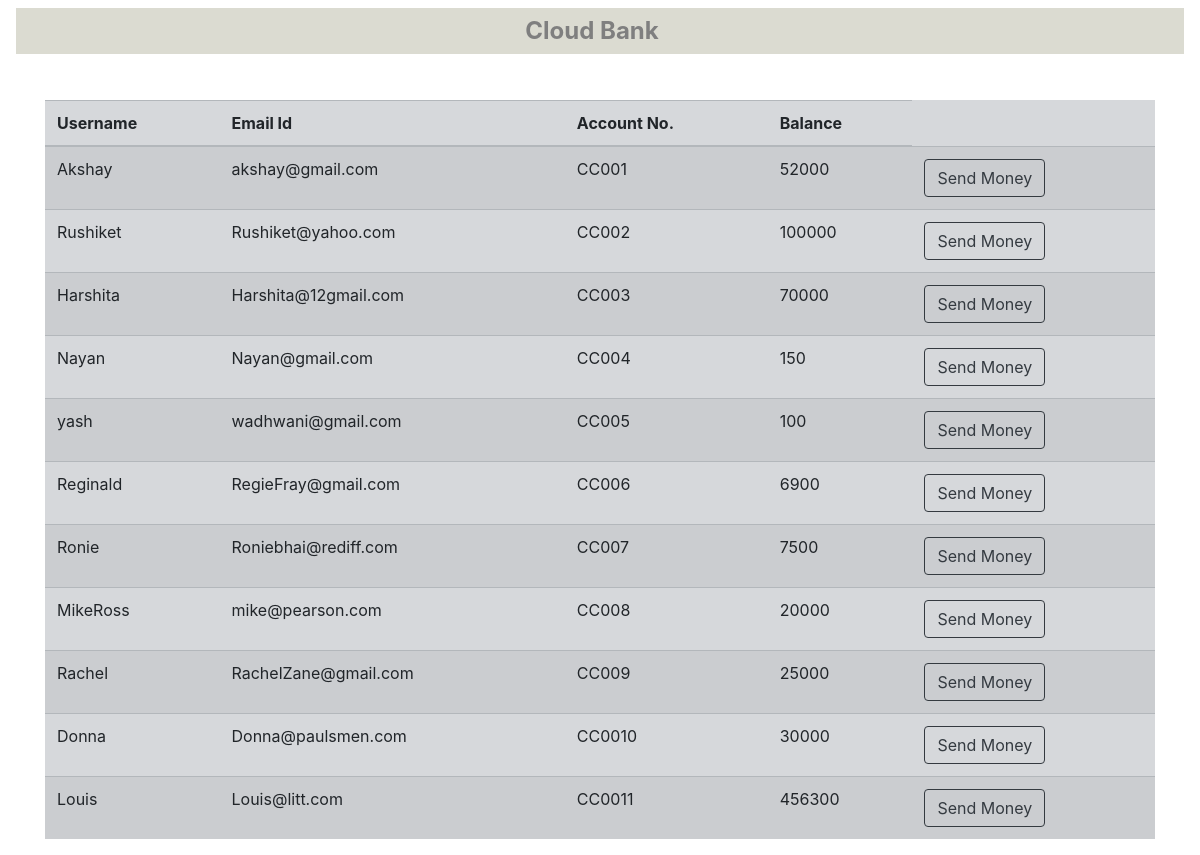
The page /users.php on the database its author committed.
### tables this page shows
CREATE TABLE `customers` (
  `Sno` int(3) NOT NULL,
  `Name` varchar(30) NOT NULL,
  `Email` varchar(30) NOT NULL,
  `Account No.` varchar(8) NOT NULL,
  `Balance` int(5) NOT NULL,
  `Date joined` datetime NOT NULL DEFAULT current_timestamp()
);

### users.php (the view, shortened to what this page needs)
<!doctype html>
<html lang="en">
  <head>
    <link rel="stylesheet" href="https://cdn.jsdelivr.net/npm/bootstrap@4.5.3/dist/css/bootstrap.min.css">
  </head>
  <body>
    <?php require 'common_files/navbarcommon.php'; ?>
  </body>
</html>
<?php
include 'common_files/_dbconnect.php';
    $sql = "SELECT * FROM `customers`;";
    $val = mysqli_query($conn, $sql);
    if($val){
        echo "<div class='container'>
        <table  class='table table-secondary table-striped '>
        <thead>
          <tr>
            <th scope='col'>Username</th>
            <th scope='col'>Email Id</th>
            <th scope='col'>Account No.</th>
            <th scope='col'>Balance</th>
          </tr>
        </thead>
        <tbody>";
          while($row = mysqli_fetch_array($val)){
              echo "<tr>";
              echo "<form method = 'post' action = 'transfer.php'>";
              echo "<td>" . $row['Name'] . "</td>";
              echo "<td>" . $row['Email'] . "</td>";
              echo "<td>" . $row['Account No.'] . "</td>";
              echo "<td>" . $row['Balance'] . "</td>";
              $id_value=$row['Sno'] ;
             echo "<td><a href='transfer.php?uid=$id_value'><button class = 'btn btn-outline-dark'>Send Money</button></a></td>";
             echo " </form> ";
             echo "</tr>";
        }
        echo "</tbody>
        </table>
        </div>";
    }
    else{
        echo "no";
    }

### common_files/navbarcommon.php (shortened to what this page needs)
<nav class="navbar fixed-top transparent">
  <div class="container-fluid new navnav justify-content-center ">
    <a class="navbar-brand text " href="index.php">Cloud Bank</a>
  </div>
</nav>

### users.php (style rules this page uses)
body { background-image: url('./img/users1.jpg'); background-repeat: no-repeat; background-attachment: fixed; background-size: cover; }
.container { margin-top: 100px; }

### common_files/navbarcommon.php (style rules this page uses)
.navnav { background-color: #b7b7a4; margin-bottom: 20px; opacity: 0.5; }
.text { text-align: center; color: black; font-size: 24px; font-weight: bold; }

### rows shown on the page
customers: Name "Akshay", Email "akshay@gmail.com", value "CC001", Balance "52000"
customers: Name "Rushiket", Email "Rushiket@yahoo.com", value "CC002", Balance "100000"
customers: Name "Harshita", Email "Harshita@12gmail.com", value "CC003", Balance "70000"
customers: Name "Nayan", Email "Nayan@gmail.com", value "CC004", Balance "150"
customers: Name "yash", Email "wadhwani@gmail.com", value "CC005", Balance "100"
customers: Name "Reginald", Email "RegieFray@gmail.com", value "CC006", Balance "6900"
customers: Name "Ronie", Email "Roniebhai@rediff.com", value "CC007", Balance "7500"
customers: Name "MikeRoss", Email "mike@pearson.com", value "CC008", Balance "20000"
customers: Name "Rachel", Email "RachelZane@gmail.com", value "CC009", Balance "25000"
customers: Name "Donna", Email "Donna@paulsmen.com", value "CC0010", Balance "30000"
customers: Name "Louis", Email "Louis@litt.com", value "CC0011", Balance "456300"
